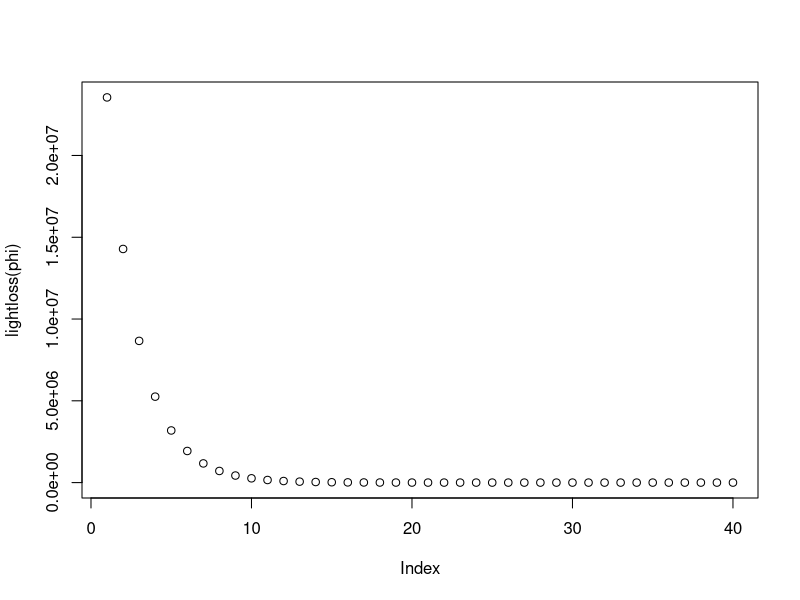
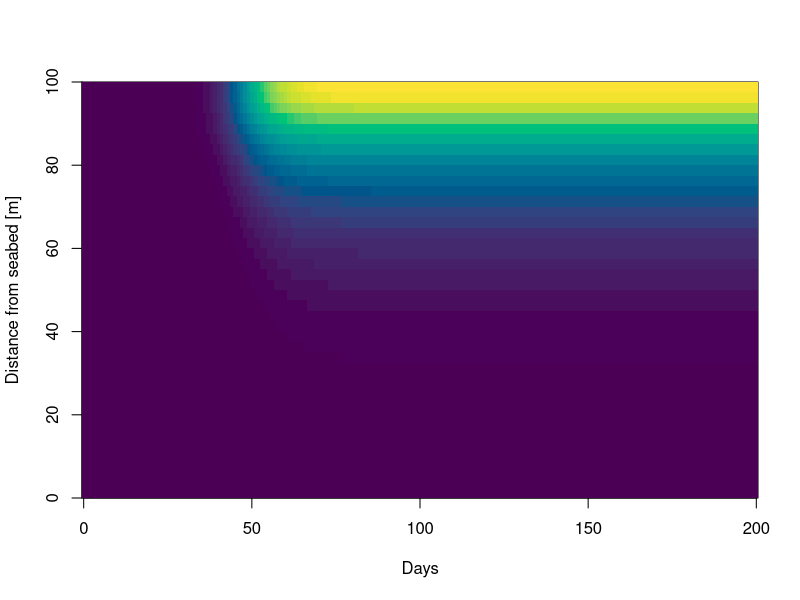
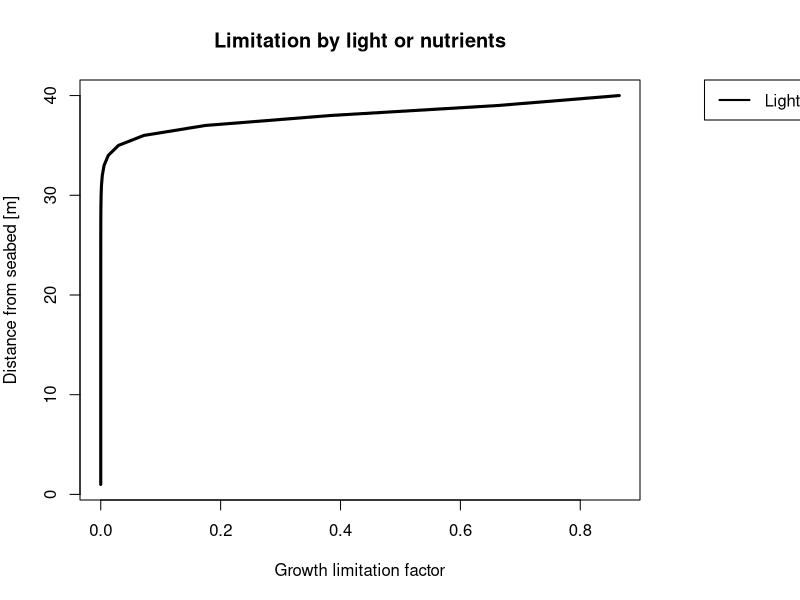
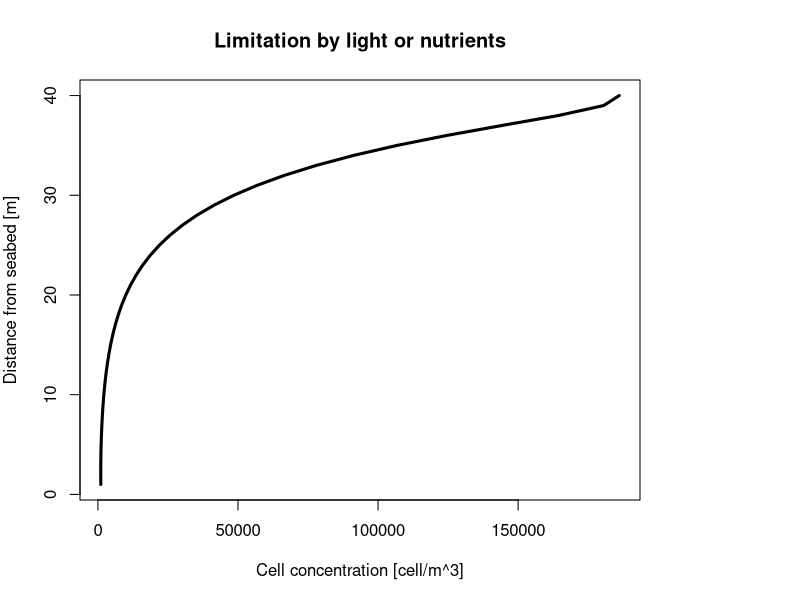

Here is the R script that generated these plots, in order:
#### Packages ####
library(deSolve)

##### Parameters ####
D <- 43.2 #[m^2/day]
Iin <- 350 * 60 * 60 * 24 #[µmol photons /m^2 /day]
kw <- 0.2 #[/m]
kp <- 15e-7 #[m^2 / cell]
m <- 0.01 * 24 #[/day]
u <- 0.96 #[/day]
depth <- 100 #[m]
deltaZ <- 2.5 #[m]
n <- depth/deltaZ 
gmax <- 0.04 * 24
H <- 30 * 60 * 60 *24

params <- c(D = D , Iin = Iin, kw = 0.2, kp = kp, m = m,
            u = u, depth = depth, deltaZ = deltaZ, n = depth/deltaZ, 
            gmax = gmax, H = H)

##### Set up grid ####
z = seq(deltaZ/2, by = deltaZ, to = depth)

##### Initial conditions #####
phi <- rep(0,n) # set up phi0
phi[7] <- 10

# set up light intensity
lightloss <- function(P){
  integral <- cumsum((kw + kp * P) * deltaZ) - 0.5 * deltaZ * (kw + kp*P)
  intensity <- Iin * exp(-integral)
  return(intensity)
}  

plot(lightloss(phi))
##### Derivative function #####
derivative <- function(t, phi, params) {
  
  # set up advective and diffusive flow
  Ja <- rep(0, n+1)
  Jd <- rep(0, n+1)
  
  # calculate advective and diffusive flow
  for(i in 2:n){
    Ja[i] <- u*phi[i-1]
    Jd[i] <- -D*(phi[i]-phi[i-1])/deltaZ
  }
  
  # boundary conditions
  Ja[1] <- 0
  Ja[n+1] <- 0
  Jd[1] <- 0
  Jd[n+1] <- 0
  
  # total flow
  J <- Ja + Jd 
  
  # set up time derivative of phi
  dphi_dt <- seq(1,n,1)
  
  # calculate growth rate
  I = lightloss(phi)
  growth <- gmax * I / (H + I) - m
  
  for (i in 1:n){
    dphi_dt[i] <- growth[i]*phi[i] - (J[i+1]- J[i])/deltaZ
    
  }
  
  return(list(dphi_dt))
}

times <- seq(0,200,1)  

derivative.out <- ode(phi, times, derivative, parms = params)

phi.out <- derivative.out[,2:(n+1)]

# time <- derivative.out[,1]
# ph <- derivative.out[,ncol(derivative.out:2)]
# image(time, z, ph, col = hcl.colors(20, "viridis"))

image(x = times, y = z, derivative.out[,ncol(derivative.out):2], 
      ylab = "Distance from seabed [m]", xlab = "Days", col = hcl.colors(50, "viridis"))

# plot light and nutrient limitation as a function of depth
growth.lim.L <- lightloss(phi.out[nrow(phi.out),]) / (H + lightloss(phi.out[nrow(phi.out),]))

par(mar=c(5, 4, 4, 8), xpd=TRUE) # adds space next to the plot so we can put a legend there
plot(x = growth.lim.L, y = n:1, type = "l", xlim = c(0, max(growth.lim.L)),
     main = "Limitation by light or nutrients", ylab = "Distance from seabed [m]",
     xlab = "Growth limitation factor", lwd = 3)
legend("topright", inset=c(-0.3, 0), legend = c("Light"), lty = c(1,2), lwd = 2)

plot(x = phi.out[nrow(phi.out),], y = n:1, type = "l",
     main = "Limitation by light or nutrients", ylab = "Distance from seabed [m]",
     xlab = "Cell concentration [cell/m^3]", lwd = 3)

# for (n in seq(1, length(times), by = 5)) {
#   plot(derivative.out[n, -1], -z, type = "l", col = "blue", xlim = c(0,500),
#        xlab = "Concentration", ylab = "Depth", #ylim =c(0,100), #, xlim =c(-1,100),
#        main = paste("Phytoplankton at Time =", times[n]))
#   if (n < length(times)) Sys.sleep(0.5)  # Pause between frames for visibility
# }
